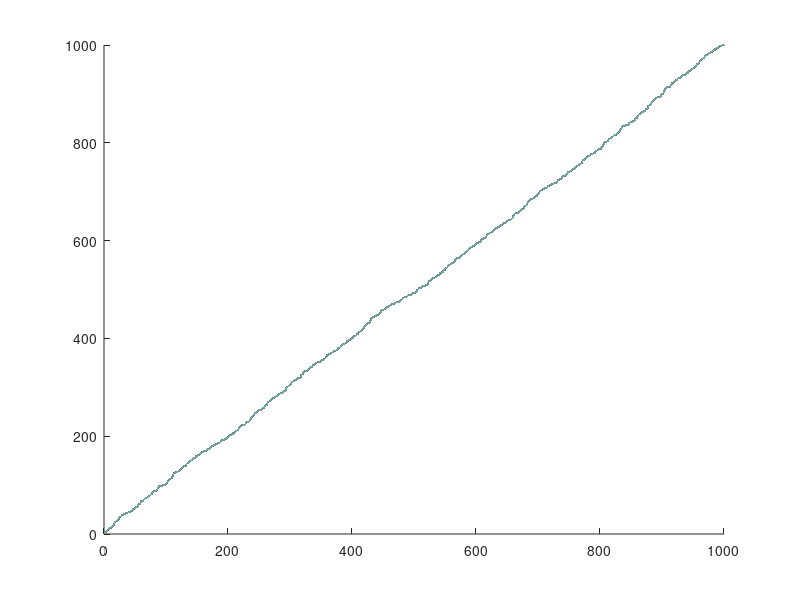

This figure's MATLAB source:
N = 1000;
A = 1000 * rand(1, N);
for i = 1:N
key = A(i);
j = i - 1;
while (j > 0 && A(j) > key)
    A(j + 1) = A(j);
    j = j - 1;
    
end
A(j + 1) = key;
end
for i = 1:N
    hold on
plot([1:1000], A);
end